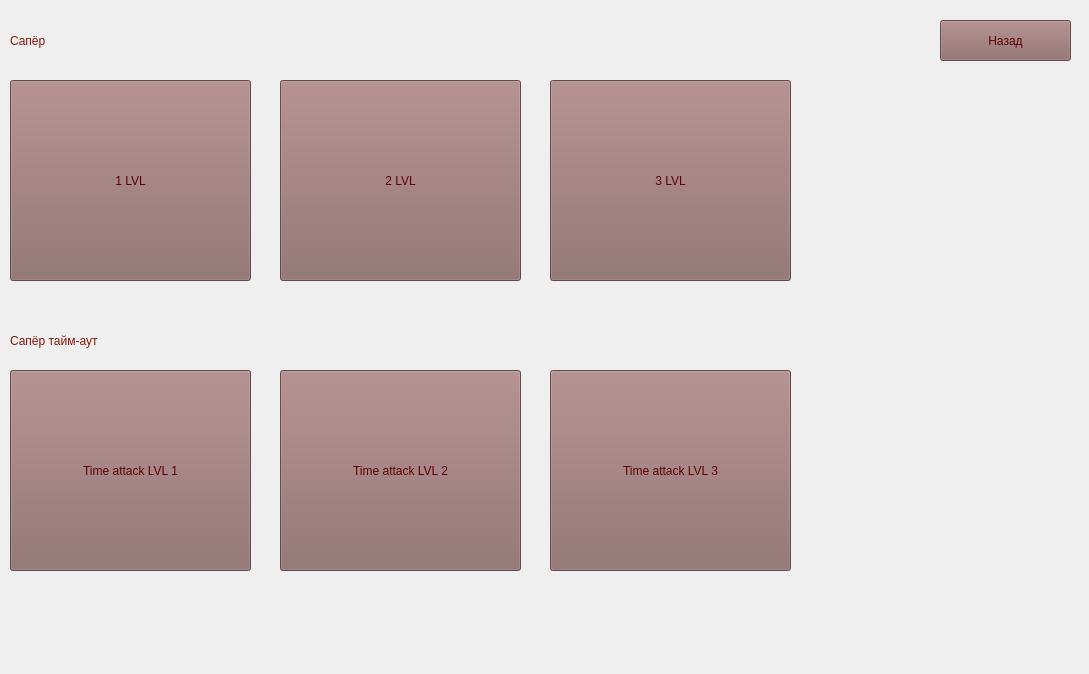
<?xml version="1.0" encoding="UTF-8"?>
<ui version="4.0">
 <class>Form</class>
 <widget class="QWidget" name="Form">
  <property name="geometry">
   <rect>
    <x>0</x>
    <y>0</y>
    <width>1089</width>
    <height>674</height>
   </rect>
  </property>
  <property name="windowTitle">
   <string>Form</string>
  </property>
  <widget class="QLabel" name="label_2">
   <property name="geometry">
    <rect>
     <x>10</x>
     <y>320</y>
     <width>271</width>
     <height>41</height>
    </rect>
   </property>
   <property name="styleSheet">
    <string notr="true">font: 20pt &quot;MS Shell Dlg 2&quot;;
color: rgb(136, 23, 9);</string>
   </property>
   <property name="text">
    <string>Сапёр тайм-аут</string>
   </property>
  </widget>
  <widget class="QPushButton" name="time_lvl1">
   <property name="geometry">
    <rect>
     <x>10</x>
     <y>370</y>
     <width>241</width>
     <height>201</height>
    </rect>
   </property>
   <property name="styleSheet">
    <string notr="true">color: rgb(93, 0, 1);
font: 16pt &quot;MS Shell Dlg 2&quot;;
background-color: rgb(139, 103, 103);</string>
   </property>
   <property name="text">
    <string>Time attack LVL 1</string>
   </property>
  </widget>
  <widget class="QPushButton" name="lvl3">
   <property name="geometry">
    <rect>
     <x>550</x>
     <y>80</y>
     <width>241</width>
     <height>201</height>
    </rect>
   </property>
   <property name="styleSheet">
    <string notr="true">color: rgb(93, 0, 1);
font: 16pt &quot;MS Shell Dlg 2&quot;;
background-color: rgb(139, 103, 103);</string>
   </property>
   <property name="text">
    <string>3 LVL</string>
   </property>
  </widget>
  <widget class="QPushButton" name="lvl2">
   <property name="geometry">
    <rect>
     <x>280</x>
     <y>80</y>
     <width>241</width>
     <height>201</height>
    </rect>
   </property>
   <property name="styleSheet">
    <string notr="true">color: rgb(93, 0, 1);
font: 16pt &quot;MS Shell Dlg 2&quot;;
background-color: rgb(139, 103, 103);</string>
   </property>
   <property name="text">
    <string>2 LVL</string>
   </property>
  </widget>
  <widget class="QLabel" name="label">
   <property name="geometry">
    <rect>
     <x>10</x>
     <y>20</y>
     <width>271</width>
     <height>41</height>
    </rect>
   </property>
   <property name="styleSheet">
    <string notr="true">font: 20pt &quot;MS Shell Dlg 2&quot;;
color: rgb(136, 23, 9);</string>
   </property>
   <property name="text">
    <string>Сапёр</string>
   </property>
  </widget>
  <widget class="QPushButton" name="time_lvl2">
   <property name="geometry">
    <rect>
     <x>280</x>
     <y>370</y>
     <width>241</width>
     <height>201</height>
    </rect>
   </property>
   <property name="styleSheet">
    <string notr="true">color: rgb(93, 0, 1);
font: 16pt &quot;MS Shell Dlg 2&quot;;
background-color: rgb(139, 103, 103);</string>
   </property>
   <property name="text">
    <string>Time attack LVL 2</string>
   </property>
  </widget>
  <widget class="QPushButton" name="lvl1">
   <property name="geometry">
    <rect>
     <x>10</x>
     <y>80</y>
     <width>241</width>
     <height>201</height>
    </rect>
   </property>
   <property name="layoutDirection">
    <enum>Qt::LeftToRight</enum>
   </property>
   <property name="styleSheet">
    <string notr="true">color: rgb(93, 0, 1);
font: 16pt &quot;MS Shell Dlg 2&quot;;
background-color: rgb(139, 103, 103);</string>
   </property>
   <property name="text">
    <string>1 LVL</string>
   </property>
   <property name="shortcut">
    <string/>
   </property>
  </widget>
  <widget class="QPushButton" name="time_lvl3">
   <property name="geometry">
    <rect>
     <x>550</x>
     <y>370</y>
     <width>241</width>
     <height>201</height>
    </rect>
   </property>
   <property name="styleSheet">
    <string notr="true">color: rgb(93, 0, 1);
font: 16pt &quot;MS Shell Dlg 2&quot;;
background-color: rgb(139, 103, 103);</string>
   </property>
   <property name="text">
    <string>Time attack LVL 3</string>
   </property>
  </widget>
  <widget class="QPushButton" name="exit">
   <property name="geometry">
    <rect>
     <x>940</x>
     <y>20</y>
     <width>131</width>
     <height>41</height>
    </rect>
   </property>
   <property name="styleSheet">
    <string notr="true">color: rgb(93, 0, 1);
font: 14pt &quot;MS Shell Dlg 2&quot;;
background-color: rgb(139, 103, 103);</string>
   </property>
   <property name="text">
    <string>Назад</string>
   </property>
  </widget>
 </widget>
 <resources/>
 <connections/>
</ui>
